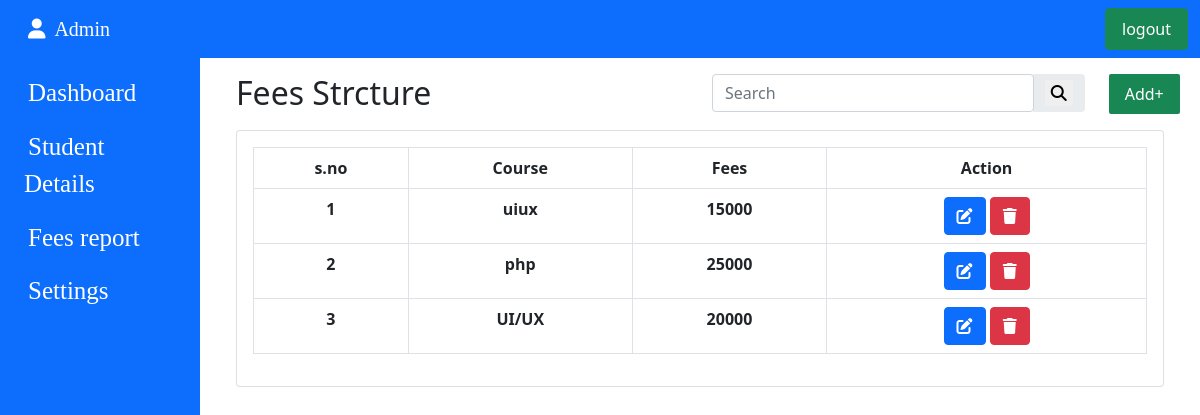
Screenshot of /fees_s/ with the database file from the repository.
### instituteapp/models.py (models this page shows)
class course(models.Model):
 coursename=models.CharField(max_length=50, null=True,blank=True)
 coursefees=models.IntegerField(null=True,blank=True)

### instituteapp/views.py (the view)
# urls.py: path('fees_s/',views.feesstrcture,name='fees_s'),
def feesstrcture(request):
    std=course.objects.all()
    return render(request,'fees_strcture.html',{"std":std})

### templates/fees_strcture.html (shortened to what this page needs)
{% extends 'main.html' %}
{% load static %}
{% block content %}
            <div class="col py-3 ">
              <div class="container-fluid">
                <div class="row">
                  <div class="col-6"><h2>Fees Strcture</h2></div>
                  <div class="col-5">
                      <div class="input-group rounded">
                      <input type="search" class="form-control rounded" placeholder="Search" aria-label="Search" aria-describedby="search-addon"id="searchInput"  >
                      <span class="input-group-text border-0" id="search-addon">
                        <button class="border-0"onclick="searchTable()"><i class="fa fa-search"></i></button>
                      </span>
                    </div></div>
                    <div class="col-1"><button class="btn btn-success mb-3 p-0 text-white" style="border:none;border-radius: 2px;"><a href="{% url 'fees1_s' %}" class="text-white nav-link">Add+</a></button></div>
                  </div>
  <div class="card">
    <div class="card-body">
    <table class="table table-bordered table-responsive text-center"id="dataTable" >
      <thead>
        <tr>
          <th>s.no</th>
          <th>Course</th>
          <th>Fees</th>
          <th>Action</th>
        </tr>
      </thead>
      <tbody>
        {% for data in std %}
        <tr>
          <td>{{forloop.counter}}</td>
          <td>{{data.coursename}}</td>
          <td>{{data.coursefees}}</td>
          <td><a href="/fees2_s/{{data.id}}" class="btn btn-primary" > <i class="fa-solid fa-pen-to-square"></i></a> <a href="/coursed/{{data.id}}" class="btn btn-danger"><i class="fa-solid fa-trash"></i></a></td>
        </tr>
        {% endfor %}
      </tbody>
    </table>
    </div>
  </div>
</div>
                </div>
            </div>
            {% endblock content %}

### static/assets/css/style.css (style rules this page uses)
.card { font-weight: 900; }

### rows the page displays
course: coursename "uiux", coursefees "15000"
course: coursename "php", coursefees "25000"
course: coursename "UI/UX", coursefees "20000"
